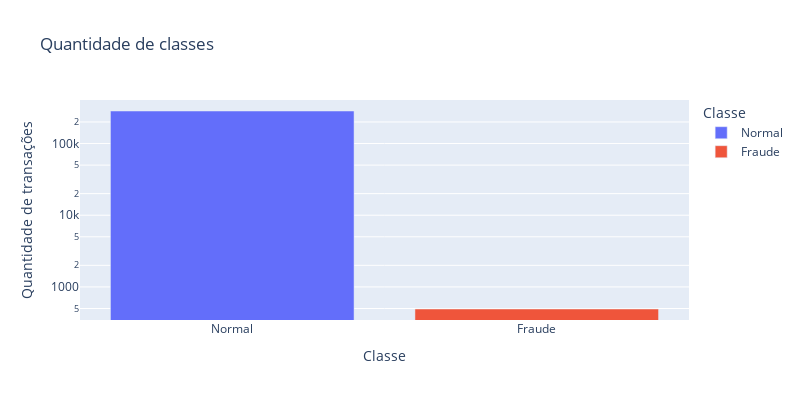

Notebook source saved alongside this figure:
### Code cell
fig = px.bar(data_classe, x="Class", y="Quantidade", title="Quantidade de classes", color="Class", labels={"Quantidade": "Quantidade de transações", "Class": "Classe"}, height=400, width=800, log_y=True)
fig.show()

### Figure 1 — Plotly figure (JSON) as saved in the notebook; plotly's stock layout.template omitted (floating-point values rounded to 4 significant figures)
{"data": [{"alignmentgroup": "True", "hovertemplate": "Classe=%{x}<br>Quantidade de transações=%{y}<extra></extra>", "legendgroup": "Normal", "marker": {"color": "#636efa", "pattern": {"shape": ""}}, "name": "Normal", "offsetgroup": "Normal", "orientation": "v", "showlegend": true, "textposition": "auto", "type": "bar", "x": ["Normal"], "xaxis": "x", "y": [284315], "yaxis": "y"}, {"alignmentgroup": "True", "hovertemplate": "Classe=%{x}<br>Quantidade de transações=%{y}<extra></extra>", "legendgroup": "Fraude", "marker": {"color": "#EF553B", "pattern": {"shape": ""}}, "name": "Fraude", "offsetgroup": "Fraude", "orientation": "v", "showlegend": true, "textposition": "auto", "type": "bar", "x": ["Fraude"], "xaxis": "x", "y": [492], "yaxis": "y"}], "layout": {"barmode": "relative", "height": 400, "legend": {"title": {"text": "Classe"}, "tracegroupgap": 0}, "title": {"text": "Quantidade de classes"}, "width": 800, "xaxis": {"anchor": "y", "categoryarray": ["Normal", "Fraude"], "categoryorder": "array", "domain": [0, 1], "title": {"text": "Classe"}}, "yaxis": {"anchor": "x", "domain": [0, 1], "title": {"text": "Quantidade de transações"}, "type": "log"}}}
